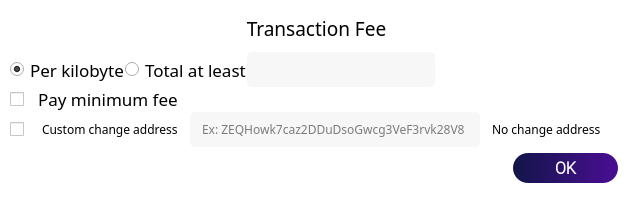
<?xml version="1.0" encoding="UTF-8"?>
<ui version="4.0">
 <class>TransactionFees</class>
 <widget class="QDialog" name="TransactionFees">
  <property name="geometry">
   <rect>
    <x>0</x>
    <y>0</y>
    <width>633</width>
    <height>198</height>
   </rect>
  </property>
  <property name="minimumSize">
   <size>
    <width>633</width>
    <height>0</height>
   </size>
  </property>
  <property name="maximumSize">
   <size>
    <width>800</width>
    <height>16777215</height>
   </size>
  </property>
  <property name="windowTitle">
   <string>Dialog</string>
  </property>
  <property name="styleSheet">
   <string notr="true">border:0;</string>
  </property>
  <layout class="QVBoxLayout" name="verticalLayout">
   <property name="spacing">
    <number>0</number>
   </property>
   <property name="leftMargin">
    <number>0</number>
   </property>
   <property name="topMargin">
    <number>0</number>
   </property>
   <property name="rightMargin">
    <number>0</number>
   </property>
   <property name="bottomMargin">
    <number>0</number>
   </property>
   <item>
    <widget class="QFrame" name="frame">
     <property name="styleSheet">
      <string notr="true">background-color: white;
</string>
     </property>
     <property name="frameShape">
      <enum>QFrame::StyledPanel</enum>
     </property>
     <property name="frameShadow">
      <enum>QFrame::Raised</enum>
     </property>
     <layout class="QVBoxLayout" name="verticalLayout_2">
      <property name="spacing">
       <number>0</number>
      </property>
      <property name="leftMargin">
       <number>10</number>
      </property>
      <property name="topMargin">
       <number>10</number>
      </property>
      <property name="rightMargin">
       <number>10</number>
      </property>
      <property name="bottomMargin">
       <number>10</number>
      </property>
      <item>
       <layout class="QVBoxLayout" name="verticalLayout_3">
        <property name="spacing">
         <number>0</number>
        </property>
        <item>
         <layout class="QVBoxLayout" name="verticalLayout_4">
          <property name="topMargin">
           <number>5</number>
          </property>
          <property name="bottomMargin">
           <number>10</number>
          </property>
          <item>
           <widget class="QLabel" name="labelFeeHeadline_3">
            <property name="sizePolicy">
             <sizepolicy hsizetype="Preferred" vsizetype="Maximum">
              <horstretch>0</horstretch>
              <verstretch>0</verstretch>
             </sizepolicy>
            </property>
            <property name="font">
             <font>
              <family>ZoinRegular</family>
              <pointsize>14</pointsize>
              <weight>50</weight>
              <bold>false</bold>
             </font>
            </property>
            <property name="styleSheet">
             <string notr="true">color: black;</string>
            </property>
            <property name="text">
             <string>Transaction Fee</string>
            </property>
            <property name="alignment">
             <set>Qt::AlignCenter</set>
            </property>
           </widget>
          </item>
         </layout>
        </item>
        <item>
         <layout class="QVBoxLayout" name="verticalLayoutFee8_3">
          <property name="spacing">
           <number>0</number>
          </property>
          <item>
           <layout class="QHBoxLayout" name="horizontalLayoutFee13_3">
            <property name="spacing">
             <number>-1</number>
            </property>
            <item>
             <widget class="QRadioButton" name="radioCustomPerKilobyte">
              <property name="font">
               <font>
                <family>ZoinLight</family>
                <pointsize>13</pointsize>
               </font>
              </property>
              <property name="toolTip">
               <string>If the custom fee is set to 1000 satoshis and the transaction is only 250 bytes, then &quot;per kilobyte&quot; only pays 250 satoshis in fee, while &quot;total at least&quot; pays 1000 satoshis. For transactions bigger than a kilobyte both pay by kilobyte.</string>
              </property>
              <property name="styleSheet">
               <string notr="true">color: black;
</string>
              </property>
              <property name="text">
               <string>Per kilobyte</string>
              </property>
              <property name="checked">
               <bool>true</bool>
              </property>
             </widget>
            </item>
            <item>
             <widget class="QRadioButton" name="radioCustomAtLeast">
              <property name="font">
               <font>
                <family>ZoinLight</family>
                <pointsize>13</pointsize>
               </font>
              </property>
              <property name="toolTip">
               <string>If the custom fee is set to 1000 satoshis and the transaction is only 250 bytes, then &quot;per kilobyte&quot; only pays 250 satoshis in fee, while &quot;total at least&quot; pays 1000 satoshis. For transactions bigger than a kilobyte both pay by kilobyte.</string>
              </property>
              <property name="styleSheet">
               <string notr="true">color: black;
</string>
              </property>
              <property name="text">
               <string>Total at least</string>
              </property>
             </widget>
            </item>
            <item>
             <widget class="BitcoinAmountField" name="customFee">
              <property name="styleSheet">
               <string notr="true">background-color:rgba(247, 247, 247, 250);
height: 35px;
border-radius:5px;
border-style:solid;
border-color:gray;
border-width:thin;
padding-left: 10;
</string>
              </property>
             </widget>
            </item>
            <item>
             <spacer name="horizontalSpacer_9">
              <property name="orientation">
               <enum>Qt::Horizontal</enum>
              </property>
              <property name="sizeHint" stdset="0">
               <size>
                <width>1</width>
                <height>1</height>
               </size>
              </property>
             </spacer>
            </item>
           </layout>
          </item>
          <item>
           <layout class="QHBoxLayout" name="horizontalLayoutFee8_3">
            <property name="spacing">
             <number>8</number>
            </property>
            <item>
             <widget class="QCheckBox" name="checkBoxMinimumFee">
              <property name="enabled">
               <bool>true</bool>
              </property>
              <property name="toolTip">
               <string>Paying only the minimum fee is just fine as long as there is less transaction volume than space in the blocks. But be aware that this can end up in a never confirming transaction once there is more demand for zcoin transactions than the network can process.</string>
              </property>
              <property name="text">
               <string/>
              </property>
             </widget>
            </item>
            <item>
             <widget class="QLabel" name="labelMinFeeWarning">
              <property name="enabled">
               <bool>true</bool>
              </property>
              <property name="font">
               <font>
                <family>ZoinLight</family>
                <pointsize>13</pointsize>
               </font>
              </property>
              <property name="toolTip">
               <string>Paying only the minimum fee is just fine as long as there is less transaction volume than space in the blocks. But be aware that this can end up in a never confirming transaction once there is more demand for libercoin transactions than the network can process.</string>
              </property>
              <property name="styleSheet">
               <string notr="true">color: black;
</string>
              </property>
              <property name="text">
               <string>Pay minimum fee</string>
              </property>
              <property name="margin">
               <number>5</number>
              </property>
             </widget>
            </item>
            <item>
             <spacer name="horizontalSpacer_10">
              <property name="orientation">
               <enum>Qt::Horizontal</enum>
              </property>
              <property name="sizeHint" stdset="0">
               <size>
                <width>1</width>
                <height>1</height>
               </size>
              </property>
             </spacer>
            </item>
           </layout>
          </item>
         </layout>
        </item>
        <item>
         <layout class="QHBoxLayout" name="horizontalLayout">
          <property name="spacing">
           <number>12</number>
          </property>
          <property name="topMargin">
           <number>0</number>
          </property>
          <item>
           <widget class="QCheckBox" name="customChangeAddress">
            <property name="font">
             <font>
              <family>ZoinLight</family>
              <pointsize>13</pointsize>
             </font>
            </property>
            <property name="text">
             <string/>
            </property>
           </widget>
          </item>
          <item>
           <widget class="QLabel" name="label">
            <property name="font">
             <font>
              <family>ZoinLight</family>
             </font>
            </property>
            <property name="text">
             <string>Custom change address</string>
            </property>
           </widget>
          </item>
          <item>
           <widget class="QValidatedLineEdit" name="changeAddress">
            <property name="minimumSize">
             <size>
              <width>290</width>
              <height>0</height>
             </size>
            </property>
            <property name="maximumSize">
             <size>
              <width>290</width>
              <height>16777215</height>
             </size>
            </property>
            <property name="font">
             <font>
              <family>ZoinLight</family>
             </font>
            </property>
            <property name="styleSheet">
             <string notr="true">background-color:rgba(247, 247, 247, 250);
height: 35px;
border-radius:5px;
border-style:solid;
border-color:gray;
border-width:thin;
padding-left: 10;
</string>
            </property>
            <property name="text">
             <string/>
            </property>
            <property name="placeholderText">
             <string>Ex: ZEQHowk7caz2DDuDsoGwcg3VeF3rvk28V8</string>
            </property>
           </widget>
          </item>
          <item>
           <widget class="QLabel" name="labelCoinControlChangeLabel">
            <property name="font">
             <font>
              <family>ZoinLight</family>
             </font>
            </property>
            <property name="text">
             <string>No change address</string>
            </property>
           </widget>
          </item>
          <item>
           <spacer name="horizontalSpacer_2">
            <property name="orientation">
             <enum>Qt::Horizontal</enum>
            </property>
            <property name="sizeHint" stdset="0">
             <size>
              <width>40</width>
              <height>20</height>
             </size>
            </property>
           </spacer>
          </item>
         </layout>
        </item>
       </layout>
      </item>
      <item>
       <layout class="QHBoxLayout" name="horizontalLayout_3">
        <property name="spacing">
         <number>0</number>
        </property>
        <property name="topMargin">
         <number>5</number>
        </property>
        <property name="rightMargin">
         <number>5</number>
        </property>
        <property name="bottomMargin">
         <number>5</number>
        </property>
        <item>
         <spacer name="horizontalSpacer">
          <property name="orientation">
           <enum>Qt::Horizontal</enum>
          </property>
          <property name="sizeHint" stdset="0">
           <size>
            <width>40</width>
            <height>20</height>
           </size>
          </property>
         </spacer>
        </item>
        <item>
         <widget class="QPushButton" name="pushButton">
          <property name="font">
           <font>
            <family>Roboto Light</family>
            <pointsize>12</pointsize>
            <weight>75</weight>
            <bold>true</bold>
           </font>
          </property>
          <property name="styleSheet">
           <string notr="true">background: QLinearGradient(x1: 0, y1: 0, x2: 1, y2: 0, stop: 0 #121548, stop: 1 #4a0e95);
color: white;
border-radius:15px;
height:30px;
width:105px;</string>
          </property>
          <property name="text">
           <string>OK</string>
          </property>
         </widget>
        </item>
       </layout>
      </item>
     </layout>
    </widget>
   </item>
  </layout>
 </widget>
 <customwidgets>
  <customwidget>
   <class>QValidatedLineEdit</class>
   <extends>QLineEdit</extends>
   <header>qvalidatedlineedit.h</header>
  </customwidget>
  <customwidget>
   <class>BitcoinAmountField</class>
   <extends>QLineEdit</extends>
   <header>bitcoinamountfield.h</header>
   <container>1</container>
  </customwidget>
 </customwidgets>
 <resources/>
 <connections/>
</ui>
